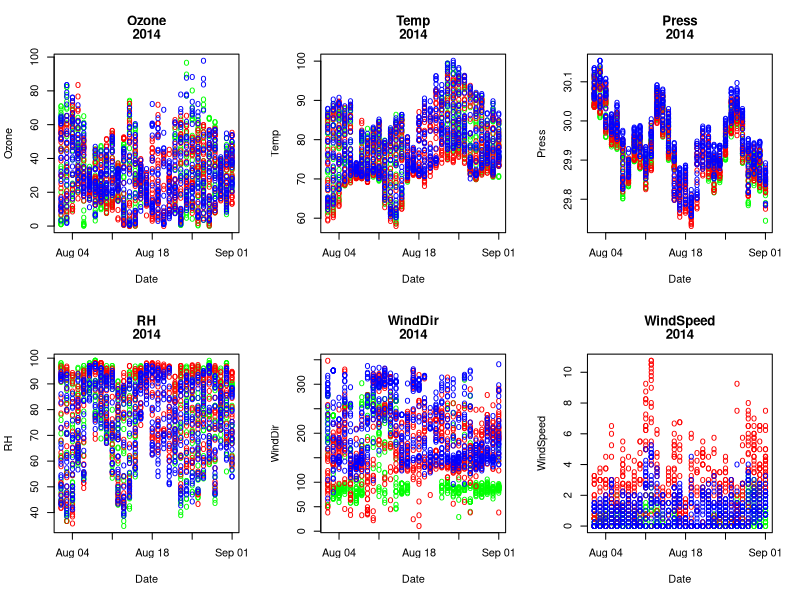
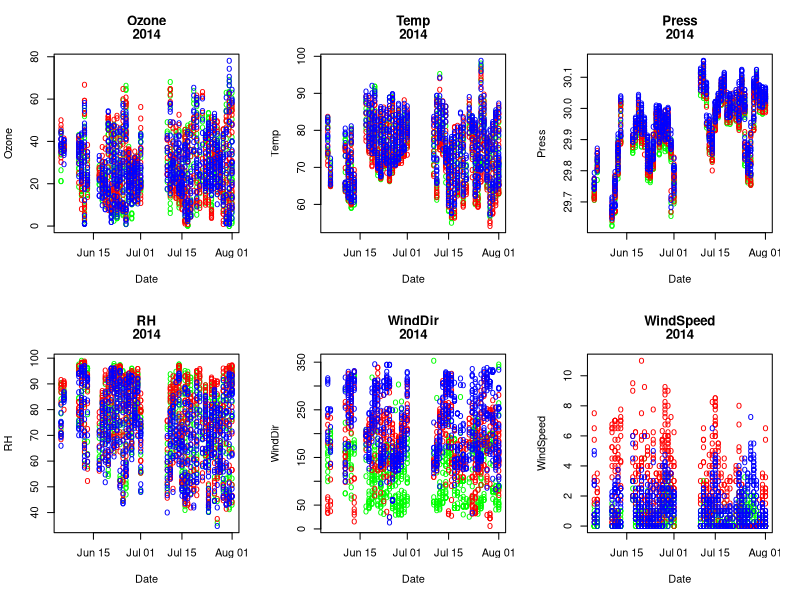
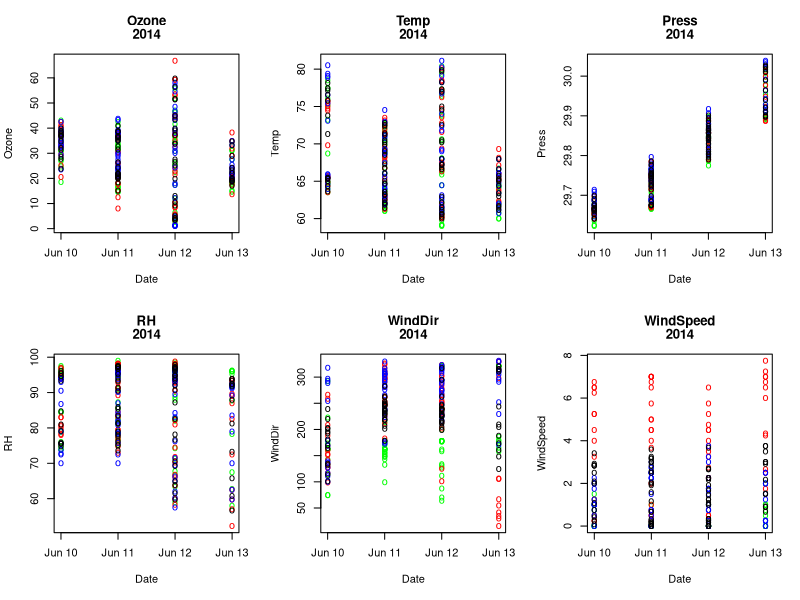
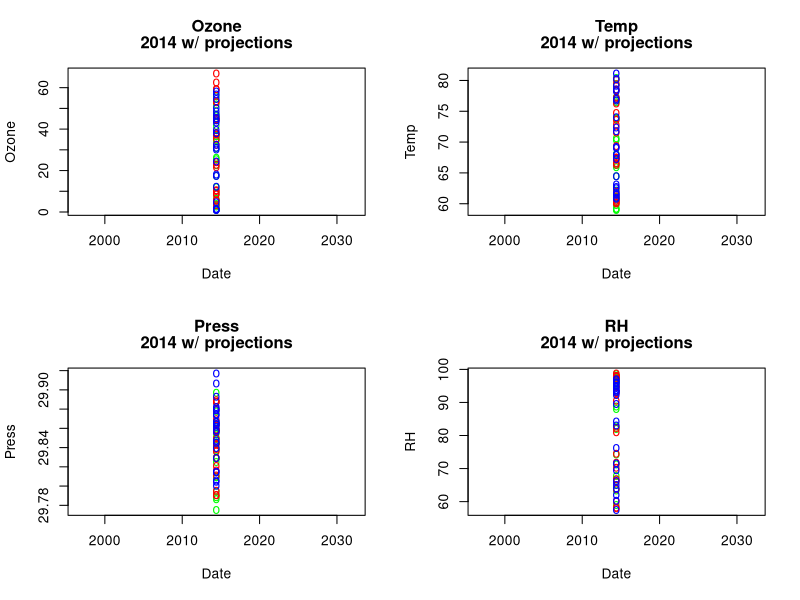
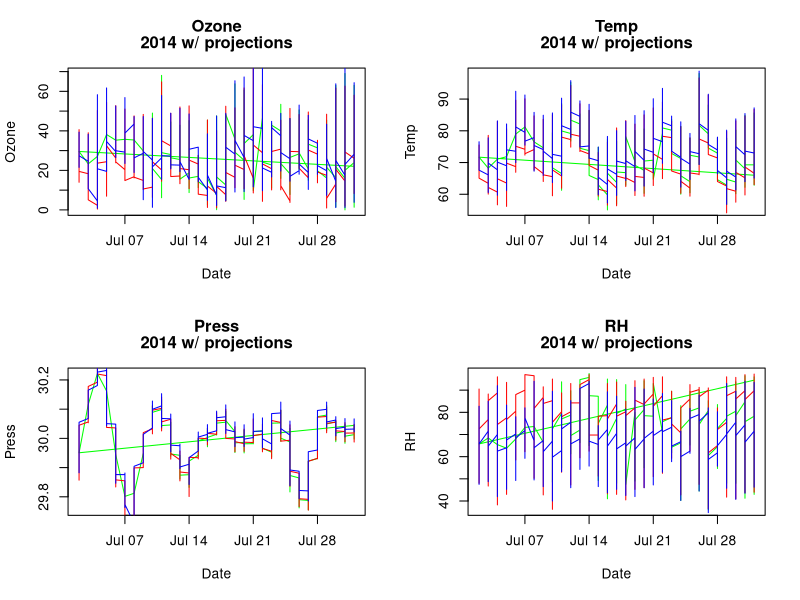
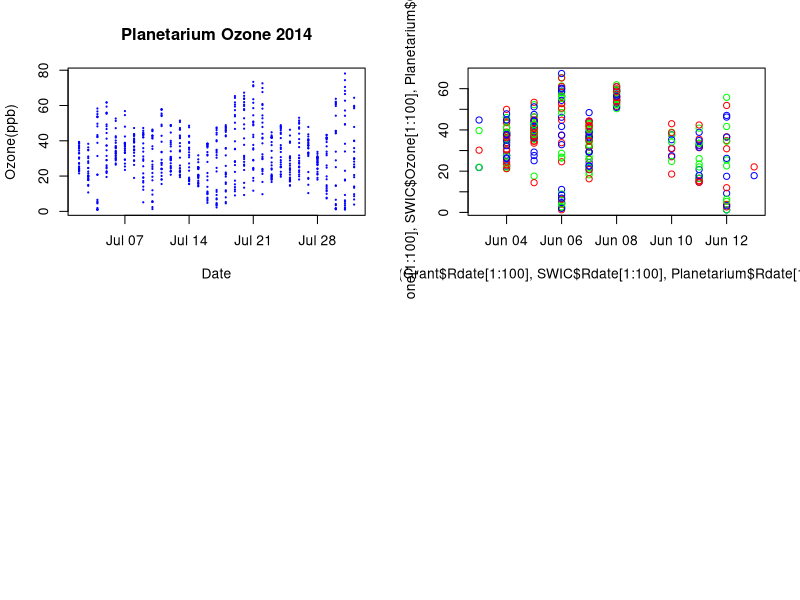

The R source for these figures, in order: (Note: this script raises an error after producing the figures.)
data<-read.csv("Ozone Data 2014.csv")
#Initial elimation of extreme outliers and modification of dates for more cohesive data
testingdata<-data[(data$Temp<200)&(data$RH<101)&(data$Ozone<1000 & data$Ozone>=0)&(data$WindSpeed<=100)&(data$WindDir<=360),]
testingdata$Rdate=as.POSIXct(testingdata$InstrumentDT,format="%m/%d/%Y %H:%M:%S")
testingdata$HTdif=testingdata$RH - testingdata$Temp #Relative humidity to Temperature difference
testingdata$VPD<-(1-testingdata$RH/100)*(6.11*10^((7.5*(testingdata$Temp-32)*(5/9))/(237.3+(testingdata$Temp-32)*(5/9))))#Vapor Pressure deficit
correlations<-cor(testingdata[c(1:7,18,19)])

#separation of data by location and averaging information to the nearest hour.
GrantO<-testingdata[testingdata$Latitude==38.325623,] #O for original (and saving time from replacements)
Grant<-aggregate(GrantO,list(cut(GrantO$Rdate,"1 hour")),mean) #condenses data to hourly averages 
Grant$Rdate<-as.POSIXct(Grant$Group.1)
GCorr<-cor(GrantO[c(1:7,18,19)])

PlanetariumO<-testingdata[testingdata$Latitude==38.632801,]
Planetarium<-aggregate(PlanetariumO,list(cut(PlanetariumO$Rdate,"1 hour")),mean)
Planetarium$Rdate<-as.POSIXct(Planetarium$Group.1)
PCorr<-cor(PlanetariumO[c(1:7,18,19)])

SWICO<-testingdata[testingdata$Latitude==38.310413,]
SWIC<-aggregate(SWICO,list(cut(SWICO$Rdate,"1 hour")),mean)
SWIC$Rdate<-as.POSIXct(SWIC$Group.1)
SCorr<-cor(SWICO[c(1:7,18,19)])

#C=common; Entries where all locations share common instrument recording times
GrantC<-Grant[(Grant$Group.1 %in% SWIC$Group.1) & (Grant$Group.1 %in% Planetarium$Group.1),]
PlanetC<-Planetarium[(Planetarium$Group.1 %in% SWIC$Group.1) & (Planetarium$Group.1 %in% Grant$Group.1),]
SWICC<-SWIC[(SWIC$Group.1 %in% Grant$Group.1) & (SWIC$Group.1 %in% Planetarium$Group.1),]

#Quantitative variables used for later testing purposes; Rainfall is currently not used for
#the sake of graphic quality and lack of significance in correlation with the other variables
testvariables<-c('Ozone','Temp','Press','RH','WindDir','WindSpeed')

##########################################
#Individual plotting
starttime=as.POSIXct('2014-08-01 01:00:00')
endtime=as.POSIXct('2014-09-01 01:00:00')
GrantFrame=Grant[Grant$Rdate>starttime & Grant$Rdate<endtime,'Rdate']
SWICFrame=SWIC[SWIC$Rdate>starttime & SWIC$Rdate<endtime,'Rdate']
PlanetFrame=Planetarium[Planetarium$Rdate>starttime & Planetarium$Rdate<endtime,'Rdate']

par(mfrow=c(2,3))
for (stat in testvariables){
GrantStat=Grant[Grant$Rdate>starttime & Grant$Rdate<endtime,stat]
SWICStat=SWIC[SWIC$Rdate>starttime & SWIC$Rdate<endtime,stat]
PlanetStat=Planetarium[Planetarium$Rdate>starttime & Planetarium$Rdate<endtime,stat]
col_code=c('green','red','blue')[c(rep(1,length(GrantStat)),rep(2,length(SWICStat)),rep(3,length(PlanetStat)))]
plot(c(GrantStat,SWICStat,PlanetStat)~c(GrantFrame,SWICFrame,PlanetFrame),
     type="p",pch = 'o', col= col_code,
     xlab="Date",ylab=stat,main=c(stat,"2014"))
#legend("bottomright","(x,y)",legend=c('Grant','SWIC','Planetarium'),col=(c('green','red','blue')),
#       pch=20,cex=.25,pt.cex = 1.5)
}

###########################################
#Paired plotting
starttime=as.POSIXct('2014-06-01 01:00:00')
endtime=as.POSIXct('2014-08-01 01:00:00')
GrantFrame=GrantC[GrantC$Rdate>starttime & GrantC$Rdate<endtime,'Rdate']
SWICFrame=SWICC[SWICC$Rdate>starttime & SWICC$Rdate<endtime,'Rdate']
PlanetFrame=PlanetC[PlanetC$Rdate>starttime & PlanetC$Rdate<endtime,'Rdate']

par(mfrow=c(2,3))
for (stat in testvariables){
        GrantStat=GrantC[GrantC$Rdate>starttime & GrantC$Rdate<endtime,stat]
        SWICStat=SWICC[SWICC$Rdate>starttime & SWICC$Rdate<endtime,stat]
        PlanetStat=PlanetC[PlanetC$Rdate>starttime & PlanetC$Rdate<endtime,stat]
        col_code=c('green','red','blue')[c(rep(1,length(GrantStat)),rep(2,length(SWICStat)),rep(3,length(PlanetStat)))]
        plot(c(GrantStat,SWICStat,PlanetStat)~c(GrantFrame,SWICFrame,PlanetFrame),
             type="p",pch = 'o', col= col_code,
             xlab="Date",ylab=stat,main=c(stat,"2014"))
        #legend("bottomright","(x,y)",legend=c('Grant','SWIC','Planetarium'),col=(c('green','red','blue')),
        #       pch=20,cex=.25,pt.cex = 1.5)
}

#Attempt towards trying to fill in missing data
#1st: finding the differentials between location by attribute
#finding the means of each hour and subtracting from attribute for each location appears to
#output the smallest deviation

averages<-data.frame(Rdate=GrantC$Rdate,Ozone=(GrantC$Ozone+SWICC$Ozone+PlanetC$Ozone)/3)
averages$Temp<-(GrantC$Temp+SWICC$Temp+PlanetC$Temp)/3
averages$Press<-(GrantC$Press+SWICC$Press+PlanetC$Press)/3
averages$RH<-(GrantC$RH+SWICC$RH+PlanetC$RH)/3
averages$WindDir<-(GrantC$WindDir+SWICC$WindDir+PlanetC$WindDir)/3
averages$WindSpeed<-(GrantC$WindSpeed+SWICC$WindSpeed+PlanetC$WindSpeed)/3
averages$Rainfall<-(GrantC$Rainfall+SWICC$Rainfall+PlanetC$Rainfall)/3
averages$HTdif<-averages$RH - averages$Temp
averages$VPD<-(1-averages$RH/100)*(6.11*10^((7.5*(averages$Temp-32)*(5/9))/(237.3+(averages$Temp-32)*(5/9))))
ACorr<-cor(averages[2:10])

###########################################
#Paired plotting w/ averages
starttime=as.POSIXct('2014-06-07 01:00:00')
endtime=as.POSIXct('2014-06-15 01:00:00')
GrantFrame=GrantC[GrantC$Rdate>starttime & GrantC$Rdate<endtime,'Rdate']
SWICFrame=SWICC[SWICC$Rdate>starttime & SWICC$Rdate<endtime,'Rdate']
PlanetFrame=PlanetC[PlanetC$Rdate>starttime & PlanetC$Rdate<endtime,'Rdate']
AvgFrame=averages[averages$Rdate>starttime & averages$Rdate<endtime,'Rdate']

par(mfrow=c(2,3))
for (stat in testvariables){
        GrantStat=GrantC[GrantC$Rdate>starttime & GrantC$Rdate<endtime,stat]
        SWICStat=SWICC[SWICC$Rdate>starttime & SWICC$Rdate<endtime,stat]
        PlanetStat=PlanetC[PlanetC$Rdate>starttime & PlanetC$Rdate<endtime,stat]
        AvgStat=averages[averages$Rdate>starttime & averages$Rdate<endtime,stat]
        col_code=c('green','red','blue','black')[c(rep(1,length(GrantStat)),rep(2,length(SWICStat)),rep(3,length(PlanetStat)),rep(4,length(AvgStat)))]
        plot(c(GrantStat,SWICStat,PlanetStat,AvgStat)~c(GrantFrame,SWICFrame,PlanetFrame,AvgFrame),
             type="p",pch = 'o', col= col_code,
             xlab="Date",ylab=stat,main=c(stat,"2014"))
        #legend("bottomright","(x,y)",legend=c('Grant','SWIC','Planetarium'),col=(c('green','red','blue')),
        #       pch=20,cex=.25,pt.cex = 1.5)
}

#2nd: Finding the average difference from the mean recording of each variable for each location
difmeans<-data.frame(lapply(GrantC[2:8]-averages[2:8],mean))
difmeans[2,]<-lapply(SWICC[2:8]-averages[2:8],mean)
difmeans[3,]<-lapply(PlanetC[2:8]-averages[2:8],mean)

#3rd: Fill in missing data using what we know from SWIC's recordings and what we've obtained
#as our differences
averagesP<-averages #P for projections
GrantP<-Grant
SWICP<-SWIC
PlanetP<-Planetarium
for(i in 1:dim(SWIC)[1]){   #i represents each row/entry in the dataset
        if(SWIC$Rdate[i] %in% averagesP$Rdate == FALSE){ #Checks if a dated entry exists in one set but not the other
                averagesP[dim(averagesP)[1]+1,1]=SWIC$Rdate[i] #creates a new entry to end of data with corresponding dates
                for(j in 2:8){ #j represents the selected columns/attributes in the dataset
                        averagesP[dim(averagesP)[1],j]=SWIC[i,j]-difmeans[2,j-1]}} #predicts values for each attribute based on given data and differentials
        
        if(SWIC$Rdate[i] %in% GrantP$Rdate == FALSE){
                GrantP[dim(GrantP)[1]+1,'Rdate']=SWIC$Rdate[i]
                for(j in 2:8){
                        GrantP[dim(GrantP)[1],j]=ifelse(SWIC$Rdate[i] %in% Planetarium$Rdate,
                                mean(c(SWIC[i,j],Planetarium[which(SWIC$Rdate[i]==Planetarium$Rdate),j],averagesP[which(SWIC$Rdate[i]==averagesP$Rdate),j]))+difmeans[1,j-1],
                                SWIC[i,j]-difmeans[2,j-1]+difmeans[1,j-1])}}
        
        if(SWIC$Rdate[i] %in% PlanetP$Rdate == FALSE){
                PlanetP[dim(PlanetP)[1]+1,'Rdate']=SWIC$Rdate[i]
                for(j in 2:8){
                        PlanetP[dim(PlanetP)[1],j]=ifelse(SWIC$Rdate[i] %in% Grant$Rdate,
                                mean(c(SWIC[i,j],Grant[which(SWIC$Rdate[i]==Grant$Rdate,averagesP[which(SWIC$Rdate[i]==averagesP$Rdate),j]),j]))+difmeans[3,j-1],
                                SWIC[i,j]-difmeans[2,j-1]+difmeans[3,j-1])}}}

for(i in 1:dim(Grant)[1]){
        if(Grant$Rdate[i] %in% averagesP$Rdate == FALSE){
                averagesP[dim(averagesP)[1]+1,1]=Grant$Rdate[i]
                for(j in 2:8){
                        averagesP[dim(averagesP)[1],j]=Grant[i,j]-difmeans[1,j-1]}}
        
        if(Grant$Rdate[i] %in% SWICP$Rdate == FALSE){
                SWICP[dim(SWICP)[1]+1,'Rdate']=Grant$Rdate[i]
                for(j in 2:8){
                        SWICP[dim(SWICP)[1],j]=ifelse(Grant$Rdate[i] %in% Planetarium$Rdate,
                                                      mean(c(Grant[i,j],Planetarium[which(Grant$Rdate[i]==Planetarium$Rdate,averagesP[which(Grant$Rdate[i]==averagesP$Rdate),j]),j]))+difmeans[2,j-1],
                                                      Grant[i,j]-difmeans[1,j-1]+difmeans[2,j-1])}}
        
        if(Grant$Rdate[i] %in% PlanetP$Rdate == FALSE){
                PlanetP[dim(PlanetP)[1]+1,'Rdate']=Grant$Rdate[i]
                for(j in 2:8){
                        PlanetP[dim(PlanetP)[1],j]=ifelse(Grant$Rdate[i] %in% SWIC$Rdate,
                                                          mean(c(Grant[i,j],Grant[which(Grant$Rdate[i]==SWIC$Rdate),j],averagesP[which(Grant$Rdate[i]==averagesP$Rdate),j]))+difmeans[3,j-1],
                                                          Grant[i,j]-difmeans[1,j-1]+difmeans[3,j-1])}}}

for(i in 1:dim(Planetarium)[1]){
        if(Planetarium$Rdate[i] %in% averagesP$Rdate == FALSE){
                averagesP[dim(averagesP)[1]+1,1]=Planetarium$Rdate[i]
                for(j in 2:8){
                        averagesP[dim(averagesP)[1],j]=Planetarium[i,j]-difmeans[3,j-1]}}
        
        if(Planetarium$Rdate[i] %in% GrantP$Rdate == FALSE){
                GrantP[dim(GrantP)[1]+1,'Rdate']=Planetarium$Rdate[i]
                for(j in 2:8){
                        GrantP[dim(GrantP)[1],j]=ifelse(Planetarium$Rdate[i] %in% SWIC$Rdate,
                                                      mean(c(Planetarium[i,j],SWIC[which(Planetarium$Rdate[i]==SWIC$Rdate),j],averagesP[which(Planetarium$Rdate[i]==averagesP$Rdate),j]))+difmeans[1,j-1],
                                                      Planetarium[i,j]-difmeans[3,j-1]+difmeans[1,j-1])}}
        
        if(Planetarium$Rdate[i] %in% SWICP$Rdate == FALSE){
                SWICP[dim(SWICP)[1]+1,'Rdate']=Planetarium$Rdate[i]
                for(j in 2:8){
                        SWICP[dim(SWICP)[1],j]=ifelse(Planetarium$Rdate[i] %in% Grant$Rdate,
                                                        mean(c(Planetarium[i,j],Grant[which(Planetarium$Rdate[i]==Grant$Rdate),j],averagesP[which(Planetarium$Rdate[i]==averagesP$Rdate),j]))+difmeans[3,j-1],
                                                        Planetarium[i,j]-difmeans[3,j-1]+difmeans[2,j-1])}}}
averagesP$HTdif<-averagesP$RH - averagesP$Temp
GrantP$HTdif<-GrantP$RH - GrantP$Temp
SWICP$HTdif<-SWICP$RH - SWICP$Temp
PlanetP$HTdif<-PlanetP$RH - PlanetP$Temp
##########################################
#Individual plotting w/ Projections
testvariables<-c('Ozone','Temp','Press','RH')
starttime=as.POSIXct('2014-06-11 01:00:00')
endtime=as.POSIXct('2014-06-12 01:00:00')
GrantFrame=GrantP[GrantP$Rdate>starttime & GrantP$Rdate<endtime,'Rdate']
SWICFrame=SWICP[SWICP$Rdate>starttime & SWICP$Rdate<endtime,'Rdate']
PlanetFrame=PlanetP[PlanetP$Rdate>starttime & PlanetP$Rdate<endtime,'Rdate']

par(mfrow=c(2,2))
for (stat in testvariables){
        GrantStat=GrantP[GrantP$Rdate>starttime & GrantP$Rdate<endtime,stat]
        SWICStat=SWICP[SWICP$Rdate>starttime & SWICP$Rdate<endtime,stat]
        PlanetStat=PlanetP[PlanetP$Rdate>starttime & PlanetP$Rdate<endtime,stat]
        col_code=c('green','red','blue')[c(rep(1,length(GrantStat)),rep(2,length(SWICStat)),rep(3,length(PlanetStat)))]
        plot(c(GrantStat,SWICStat,PlanetStat)~c(GrantFrame,SWICFrame,PlanetFrame),
             type="p",pch = 'o', col= col_code,cex=1,
             xlab="Date",ylab=stat,main=c(stat,"2014 w/ projections"))
        #legend("bottomright","(x,y)",legend=c('Grant','SWIC','Planetarium'),col=(c('green','red','blue')),
               #pch=20,cex=.25,pt.cex = 1.5)
}

##########################################
#Individual line plotting w/ Projections
testvariables<-c('Ozone','Temp','Press','RH')
starttime=as.POSIXct('2014-07-01 01:00:00')
endtime=as.POSIXct('2014-08-01 01:00:00')
GrantFrame=GrantP[GrantP$Rdate>starttime & GrantP$Rdate<endtime,'Rdate']
SWICFrame=SWICP[SWICP$Rdate>starttime & SWICP$Rdate<endtime,'Rdate']
PlanetFrame=PlanetP[PlanetP$Rdate>starttime & PlanetP$Rdate<endtime,'Rdate']

par(mfrow=c(2,2))
for (stat in testvariables){
        GrantStat=GrantP[GrantP$Rdate>starttime & GrantP$Rdate<endtime,stat]
        SWICStat=SWICP[SWICP$Rdate>starttime & SWICP$Rdate<endtime,stat]
        PlanetStat=PlanetP[PlanetP$Rdate>starttime & PlanetP$Rdate<endtime,stat]
        plot(GrantStat~GrantFrame,
             type="l", col= 'green',
             xlab="Date",ylab=stat,main=c(stat,"2014 w/ projections"))
        lines(SWICStat~SWICFrame,
             type="l", col= 'red')
        lines(PlanetStat~PlanetFrame,
              type="l", col= 'blue')
        #legend("bottomright","(x,y)",legend=c('Grant','SWIC','Planetarium'),col=(c('green','red','blue')),
        #       pch=20,cex=.25,pt.cex = 1.5)
}

#############################################################
#Testing whether averages are different for damaging ozone levels vs safe levels
testvariables<-c('Ozone','Temp','Press','RH','WindDir','WindSpeed','Rainfall')
for (i in testvariables[2:7]){
        print(i)
        print(t.test(GrantC[GrantC$Ozone>=40,i],GrantC[GrantC$Ozone<40,i]))
        print(t.test(SWICC[SWICC$Ozone>=40,i],SWICC[SWICC$Ozone<40,i]))
        print(t.test(PlanetC[PlanetC$Ozone>=40,i],PlanetC[PlanetC$Ozone<40,i]))}

###########################################################################
#Misc. and test code. Build upon or ignore.
legend(1,legend=c('Grant','SWIC','Planetarium'))
plot(Planetarium[Planetarium$Rdate>starttime & Planetarium$Rdate<endtime,'Ozone']~Planetarium[Planetarium$Rdate>starttime & Planetarium$Rdate<endtime,'Rdate'],
     type="p",cex = .2, col='blue',
     xlab="Date",ylab="Ozone(ppb)",main="Planetarium Ozone 2014")

plot(c(Grant$Ozone[1:100],SWIC$Ozone[1:100],Planetarium$Ozone[1:100])~c(Grant$Rdate[1:100],SWIC$Rdate[1:100],Planetarium$Rdate[1:100]),
     type='p',col= c('blue','green','red'))

testingdata$Ozone[testingdata$Rdate>starttime & testingdata$Rdate<endtime]
as.POSIXct('2015-05-01 10:00:00')<as.POSIXct('2015-06-01 10:00:00')

plot(Grant$where~Grant$Rdate,pch='.',ylim=c(.9,1.3))
points(SWIC$where~SWIC$Rdate,pch='.')
points(Planetarium$where~Planetarium$Rdate,pch='.')

plot(GrantO$Ozone~GrantO$HTdif,pch='o',col='green')
points(SWICO$Ozone~SWICO$HTdif,pch='o',col='red')
points(PlanetariumO$Ozone~PlanetariumO$HTdif,pch='o',col='blue')
abline(lm(GrantO$Ozone~GrantO$HTdif),col='green2',lwd=4)
lines(abline(lm(SWICO$Ozone~SWICO$HTdif),col='red2',lwd=4))
lines(abline(lm(PlanetariumO$Ozone~PlanetariumO$HTdif),col='blue2',lwd=4))

plot(GrantP$RH~GrantP$Rdate,pch='.',col='green')
points(Grant$RH~Grant$Rdate,pch='.',col='blue')
##############################################################################
#Transfering of desired data into a CSV files
wanted<-c('Ozone','Temp','Press','RH','WindDir','WindSpeed','Rainfall','VPD')
names<-c('OzoneG','TempG','PressG','RHG','WindDirG','WindSpeedG','RainfallG','VPDG')
transfer<-SWICC[,wanted]
for (category in 1:length(wanted)){
        transfer[,names[category]]<-GrantC[,wanted[category]]
}
transfer[,'OzoneP']<-PlanetC$Ozone
filename<-'py2014col.csv'
write.csv(transfer,filename)
